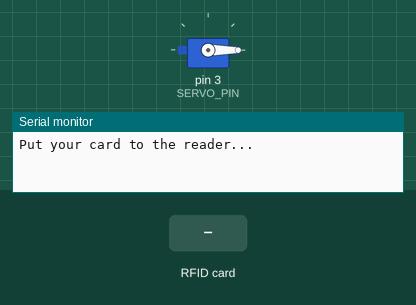
Simulated run of this sketch. Board: Arduino Uno, built with avr-gcc and run on an emulated ATmega328P. Parts: servo, the last lines printed to the serial monitor. Inputs (shaded band) come from the test bench.

Above: at 8.7 s.
8.8 s: RFID card D3 8F D7 97 held to the reader
At 10.2 s:
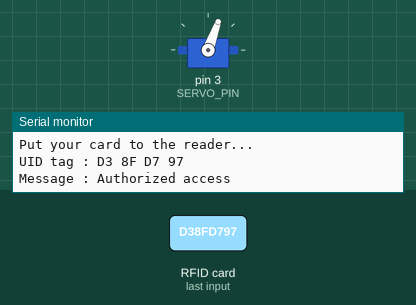
Timing chart, 0 to 17.8 s (numbered marks = the images above; inputs shaded):
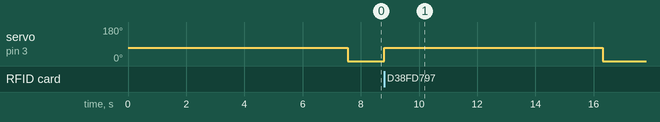

The sketch:

RFID_Door_Lock.ino
```cpp
#include <SPI.h>           // Include the SPI library for communication with the RFID module
#include <MFRC522.h>      // Include the MFRC522 library for RFID functionality
#include <Servo.h>        // Include the Servo library for controlling the servo motor

#define SS_PIN 10         // Define the Slave Select (SS)SDA pin for the RFID module
#define RST_PIN 9         // Define the Reset (RST) pin for the RFID module

#define SERVO_PIN 3       // Define the pin for controlling the servo motor
Servo myservo;           // Create a Servo object to control the servo motor

#define ACCESS_DELAY 2000 // Define the delay time (in milliseconds) for successful access
#define DENIED_DELAY 1000 // Define the delay time (in milliseconds) for access denial

MFRC522 mfrc522(SS_PIN, RST_PIN); // Create an MFRC522 instance with the defined SS and RST pins

void setup()
{
  Serial.begin(9600);    // Start serial communication at a baud rate of 9600
  SPI.begin();           // Initialize the SPI bus for communication with the RFID module
  mfrc522.PCD_Init();    // Initialize the MFRC522 RFID module

  myservo.attach(SERVO_PIN); // Attach the servo motor to the specified pin
  myservo.write(70);        // Set the servo position to 70 degrees (initial position)
  delay(7500);             // Wait for 7.5 seconds
  myservo.write(0);        // Move the servo back to 0 degrees (closed position)
  Serial.println("Put your card to the reader..."); // Prompt user to place card on the reader
  Serial.println();
}

void loop()
{
  // Check if a new RFID card is present
  if (!mfrc522.PICC_IsNewCardPresent())
  {
    return;  // Exit the function if no new card is detected
  }

  // Read the serial number (UID) of the detected RFID card
  if (!mfrc522.PICC_ReadCardSerial())
  {
    return;  // Exit the function if the card serial number could not be read
  }

  // Display the UID of the RFID card on the serial monitor
  Serial.print("UID tag :");
  String content = ""; // Initialize a string to store the UID
  byte letter;

  for (byte i = 0; i < mfrc522.uid.size; i++)
  {
     Serial.print(mfrc522.uid.uidByte[i] < 0x10 ? " 0" : " ");
     Serial.print(mfrc522.uid.uidByte[i], HEX); // Print each byte of the UID in hexadecimal format
     content.concat(String(mfrc522.uid.uidByte[i] < 0x10 ? " 0" : " ")); // Add leading zero if needed
     content.concat(String(mfrc522.uid.uidByte[i], HEX)); // Concatenate each byte to the content string
  }

  Serial.println();
  Serial.print("Message : ");
  content.toUpperCase(); // Convert the content string to uppercase

  // Check if the UID matches the authorized UID
  if (content.substring(1) == "D3 8F D7 97") // Replace with the authorized card UID
  {
    Serial.println("Authorized access"); // Print message for authorized access
    Serial.println();
    myservo.write(70); // Open the door by setting the servo to 70 degrees
    delay(7500);       // Wait for 7.5 seconds
    myservo.write(0); // Close the door by setting the servo back to 0 degrees
  }
  else
  {
    Serial.println("Access denied"); // Print message for denied access
    delay(DENIED_DELAY); // Wait for the defined denial delay time
  }
}
```

Measured:
- after the input at 8.8 s, servo on pin 3 (SERVO_PIN): 0° → 70° at once, → 0° 7.5 s later
